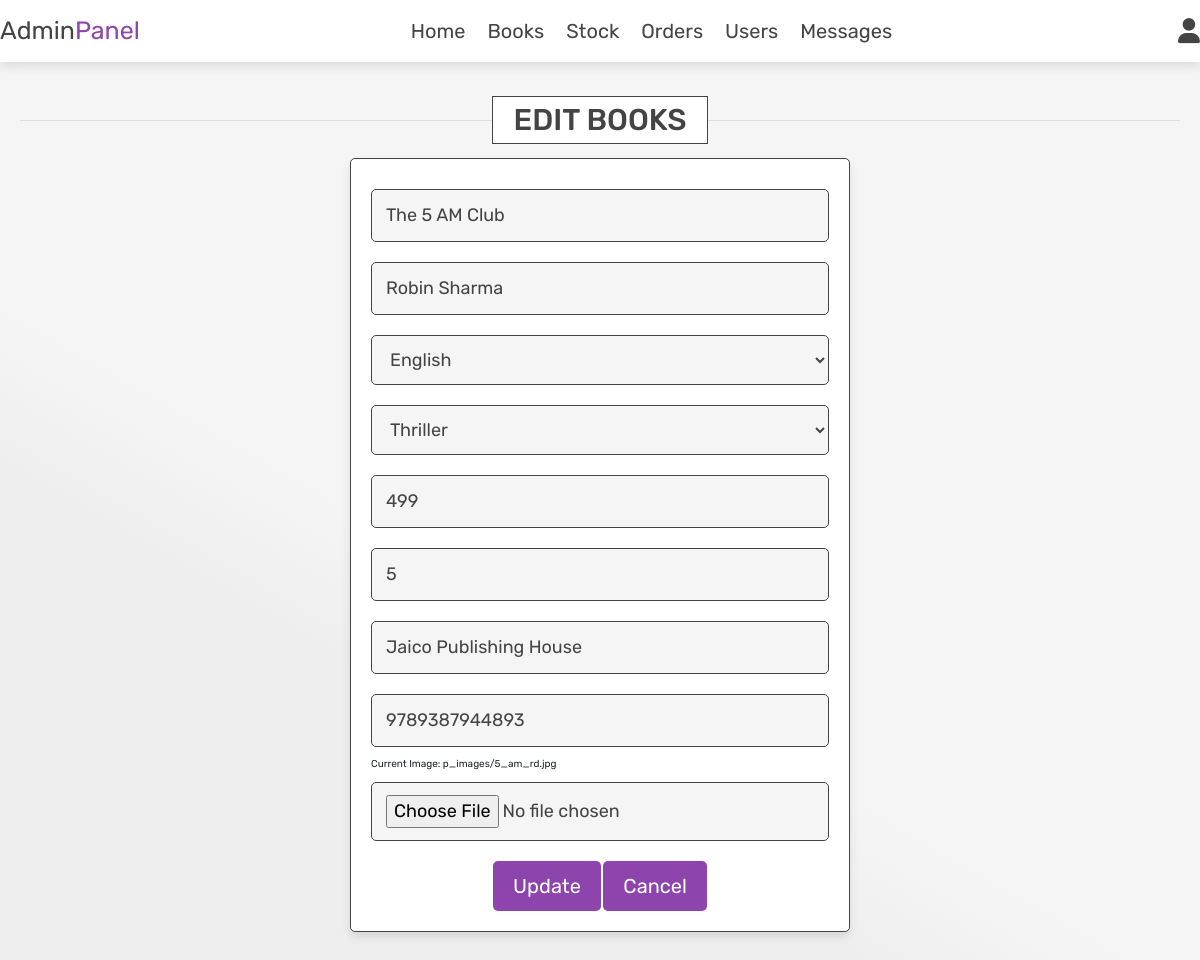
The app's page /editpro/3/ with its own data.
### myapp/models.py (models this page shows, shortened)
class addproduct(models.Model):
    user=models.ForeignKey(User,on_delete=models.CASCADE)
    pnm=models.CharField(max_length=15)
    athr=models.CharField(max_length=15, default=None)
    CATEGORY_CHOICES = [
        ('Thriller', 'Thriller'),
        ('Mystery', 'Mystery'),
        ('Horror', 'Horror'),
        ('Comics', 'Comics'),
        ('Adventure', 'Adventure'),
        ('Romance', 'Romance'),
        ('Historical fiction', 'Historical fiction'),
        ('Literary fiction', 'Literary fiction'),
        ('Science Fiction', 'Science Fiction'),
        ('Autobiography', 'Autobiography'),
        ('Memoir', 'Memoir'),
        ('History', 'History'),
        ('Travel', 'Travel'),
        ('Science', 'Science'),
        ('Philosophy', 'Philosophy'),
        ('Essays', 'Essays'),
        ('Business', 'Business'),
        ('Children\'s Book', 'Children\'s Book'),
        ('Classic Literature', 'Classic Literature'),
        ('Short Stories', 'Short Stories'),
        ('Drama', 'Drama'),
        ('Poetry', 'Poetry'),
        ('Self-help and Motivational', 'Self-help and Motivational')
    ]
    LANGUAGE_CHOICES = [
        ('English', 'English'),
        ('Malayalam', 'Malayalam'),
    ]
    cat = models.CharField(max_length=40, choices=CATEGORY_CHOICES)
    lang = models.CharField(max_length=15, choices=LANGUAGE_CHOICES)
    publ = models.CharField(max_length=25)
    isbn = models.IntegerField()
    pr = models.IntegerField()
    qty = models.IntegerField()
    img = models.ImageField(upload_to='p_images')

### myapp/views.py (the view, shortened to what this page needs)
# urls.py: path('editpro/<int:id>/',views.editpro,name='editpro'),
def editpro(r, id):
    products = addproduct.objects.filter(id=id).first()
    return render(r, 'editproduct.html', {'products': products})

### template/editproduct.html (shortened to what this page needs)
<!DOCTYPE html>
<html lang="en">
<head>
    {% load static %}
</head>
<link href="https://cdn.jsdelivr.net/npm/bootstrap-icons@1.5.0/font/bootstrap-icons.css" rel="stylesheet" />
<link rel="stylesheet" href="https://cdn.jsdelivr.net/npm/bootstrap@4.6.2/dist/css/bootstrap.min.css">
<link href="https://maxcdn.bootstrapcdn.com/font-awesome/4.7.0/css/font-awesome.min.css" rel="stylesheet">
<link rel="stylesheet" href="https://cdnjs.cloudflare.com/ajax/libs/font-awesome/6.0.0/css/all.min.css">
<link rel="stylesheet" href="{% static 'css/admin_style.css' %}">
<body>
    {% include 'admin_header.html' %}
    <section class="add-products">
        <h3 class="heading"><span>EDIT BOOKS</span></h3>
        <form action="{% url 'editpro' products.id %}" method="post" enctype="multipart/form-data">
            <input type="text" name="name" value="{{ products.pnm }}" class="box" placeholder="Enter book name" required>
            <input type="text" name="author" value="{{ products.athr }}" class="box" placeholder="Enter author name" required>
            <select class="box" name="lang" required>
                {% for id, obj in products.LANGUAGE_CHOICES %}
                <option value="{{ id }}">{{ obj }}</option>
               {% endfor %}
            </select>
            <select class="box" name="cat" required>
                {% for id, obj in products.CATEGORY_CHOICES %}
                <option value="{{ id }}">{{ obj }}</option>
                {% endfor %}
            </select>
            <input type="number" name="price" value="{{ products.pr }}" min="0" class="box" required placeholder="Enter product price">
            <input type="number" name="quantity" value="{{ products.qty }}" min="0" class="box" required placeholder="Enter the quantity">
            <input type="text" name="publisher" value="{{ products.publ }}" class="box" required placeholder="Enter the publisher name">
            <input type="number" name="isbn" value="{{ products.isbn }}" class="box" required placeholder="Enter the ISBN">
            <p style="text-align: left;">Current Image: {{products.img}}</p>
            <input type="file" name="image" value="{{img}}" class="form-control-file" accept="image/jpg, image/jpeg, image/png">
            <input type="submit" value="Update" name="update_product" class="btn">
            <a href="{% url 'prodisplay' %}" class="btn">Cancel</a>
        </form>
    </section>
</body>
</html>

### static/css/admin_style.css (style rules this page uses)
:root { --purple:#8e44ad; --red:#c0392b; --orange:#f39c12; --black:#444; --white:#fff; --light-color:#666; --light-white:#ccc; --light-bg:#f5f5f5; --border:.1rem solid var(--black); --border-hover:.1rem solid var(--black); --box-shadow:0 .5rem 1rem rgba(0,0,0,.1); }
* { font-family:'Rubik', sans-serif; margin:0; padding:0; box-sizing: border-box; outline: none; border: none; text-decoration: none; transition: all .2s linear; }
html { font-size: 62.5%; overflow-x: hidden; }
body { background-color: var(--light-bg); margin: 0; padding: 0; background: linear-gradient(30deg, #eee 30%, #f5f5f5 40.1%); }
.heading { text-align: center; margin-bottom: 2rem; position:relative; }
.heading::before { content: ''; position:absolute; top: 50%; left:0%; transform:translateY(-50%); width: 100%; height: .01rem; background: rgba(0,0,0,.1); z-index: -1; }
.heading span { font-size: 3rem; padding: .5rem 2rem; color:var(--black); background: #fff; border:var(--border); }
section { padding:4rem 2rem; align-items: center; }
.btn { display: inline-block; margin-top: 1rem; padding: 1rem 3rem; cursor: pointer; color: var(--white); font-size: 1.8rem; border-radius: .5rem; text-transform: capitalize; }
.add-products form { background-color: var(--white); border-radius: .5rem; padding:2rem; text-align: center; box-shadow: var(--box-shadow); border:var(--border); max-width: 50rem; margin:0 auto; }
.form-control, .form-control-file { align-items: center; width: 100%; max-height: 100%; background-color: var(--light-bg); border-radius: .5rem; margin:1rem 0; padding:1.2rem 1.4rem; color:var(--black); font-size: 1.8rem; border:var(--border); }
.btn, .option-btn, .delete-btn, .white-btn { text-decoration: none; display: inline-block; margin-top: 1rem; padding:1rem -3rem; cursor: pointer; color: var(--white); font-size: 1.8rem; border-radius: .5rem; text-transform: capitalize; }
.white-btn, .btn { text-decoration: none; color: var(--white); background-color: var(--purple); }
.add-products form .box { width: 100%; background-color: var(--light-bg); border-radius: .5rem; margin:1rem 0; padding:1.2rem 1.4rem; color:var(--black); font-size: 1.8rem; border:var(--border); }
.btn { background-color: var(--purple); border: none; border-radius: 5px; padding: 10px 20px; font-size: 20px; }

### template/editproduct.html (style rules this page uses)
body { background-color: var(--light-bg), var(--purple); margin: 0; padding: 0; background: linear-gradient(30deg, #eee 60%, var(--light-bg) 10.1%); }

### records on screen
addproduct: name "The 5 AM Club", author "Robin Sharma", lang "English", cat "Thriller", price "499", quantity "5", publisher "Jaico Publishing House", isbn "9789387944893", img "p_images/5_am_rd.jpg"
